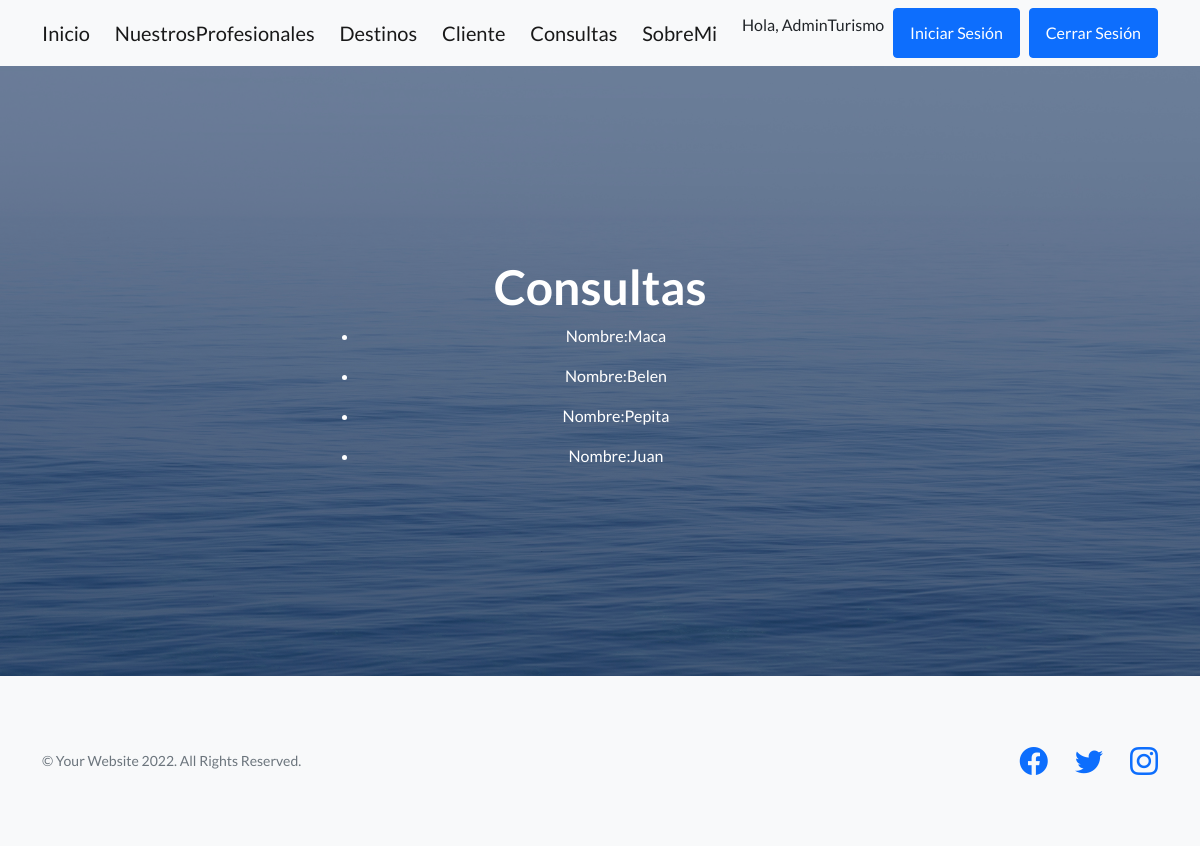
/Turismo/consultas/lista (signed in), run on an earlier commit of the app's database.
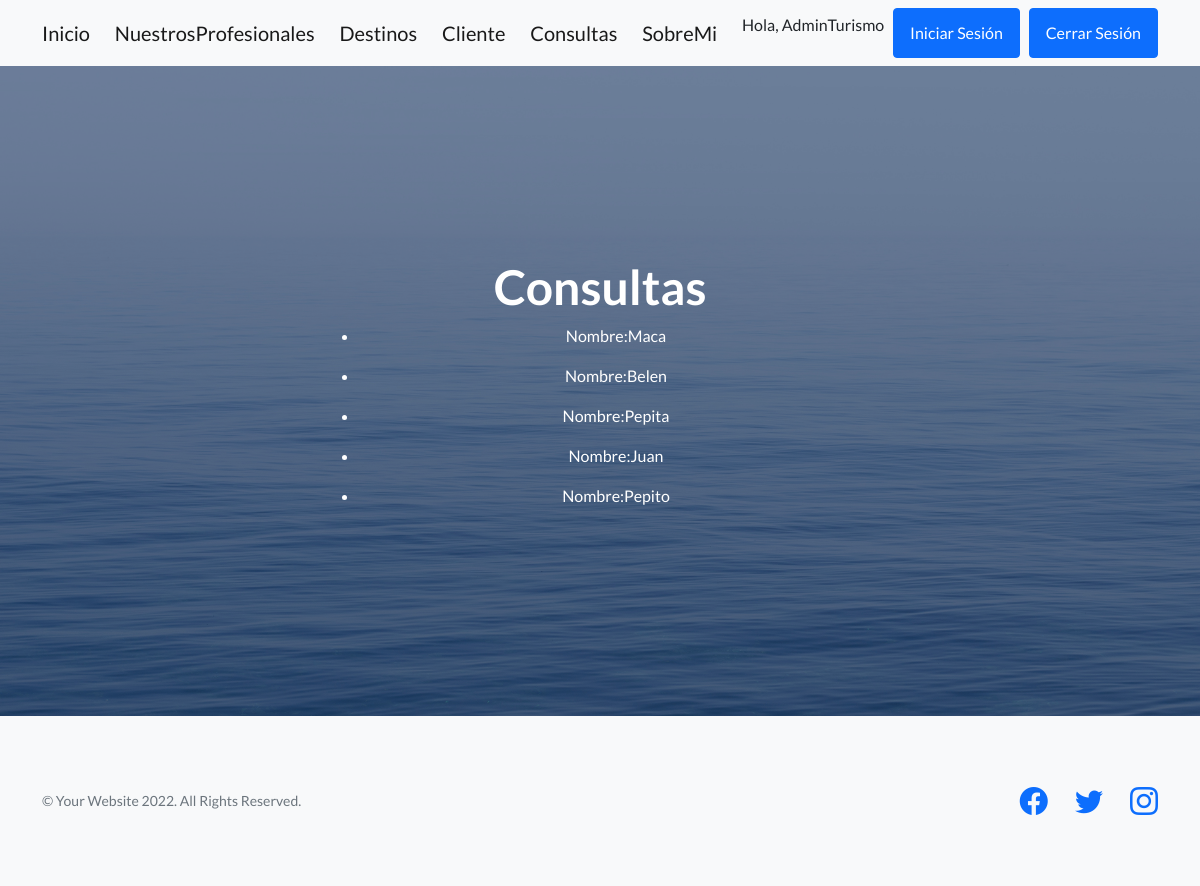
And on a later commit of the database.
### Turismo/models.py (models this page shows, shortened)
class Consultas(models.Model):
    nombre = models.CharField(max_length=40)
    apellido = models.CharField(max_length=40)
    email = models.EmailField()
    consulta = models.TextField(default="")
    class Meta:
        verbose_name_plural = "Consultas"

### Turismo/views.py (the view)
# urls.py: path('consultas/lista', views.ConsultasList.as_view(), name ="ListConsultas"),
class ConsultasList(LoginRequiredMixin, ListView):
    model = Consultas
    template_name = "Turismo/listaConsultas.html"

### Turismo/templates/Turismo/listaConsultas.html
{% extends "Turismo/padre.html" %}
{% load static %}
{% block informacionQueCambia %}
<body>
    <h1>Consultas</h1>
    <ul>
        {% for consultas in object_list %}
        <li>
            <p>Nombre:{{consultas.nombre}} </p>
        </li>
        {% endfor %}
    </ul>
</body>
{% endblock %}

What changed in the data, as far as the page shows it:
added Consultas: nombre "Pepito"
